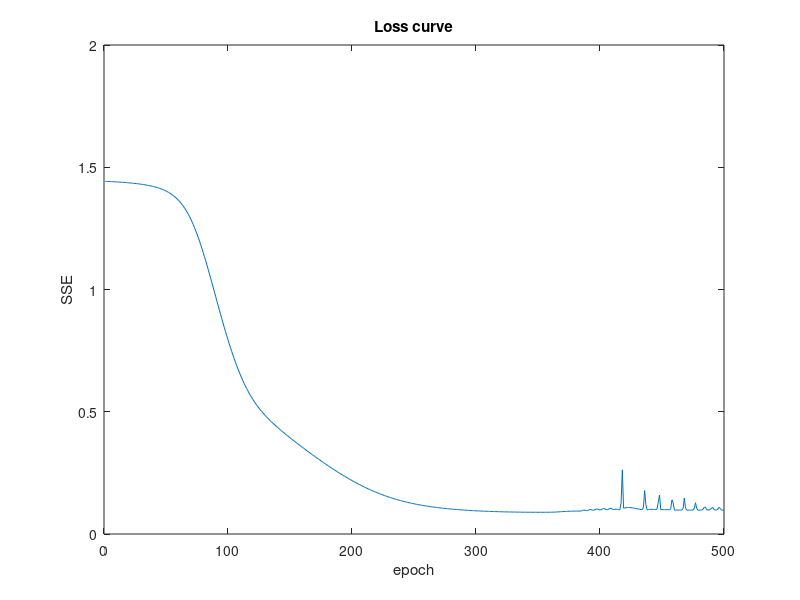
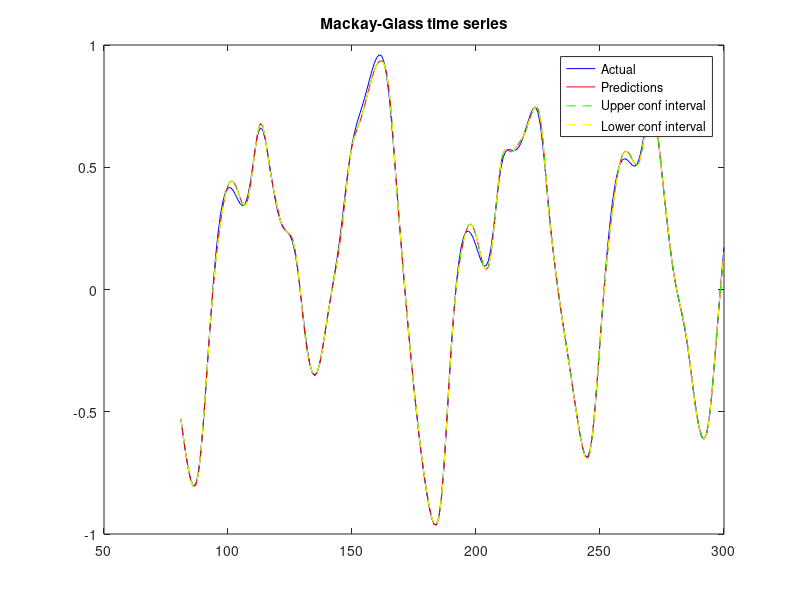

The MATLAB script that drew these images, in order: (Note: this script raises an error after producing the figures.)
%% Original Batch Learning Code

% This is the original batch learning code provided in the coursework
% brief. It is included here in order to provide a comparison of the
% results.

% Set the random seed to default in order to compare batch learning
% version, matrix incremental version, and looped incremental version
rng('default')

% test_dnn.m
%clear all;

T  = 500; Nu = 100; b = 0.1; c = 0.2; tau = 17;
% Initial values obtained by a random function
xi = [ 0.401310 0.953833 0.174821 0.572708 0.971513 0.109872 0.388265 ...
      0.942936 0.213617 0.666899 0.881914 0.413442 0.962755 0.142354 ...
      0.484694 0.991570 0.033185 0.127373 0.441263 0.978804]'; 
% Mackay-Glass time series generation
for t = 20:T+49
  xi(t+1) = xi(t)+c*xi(t-tau)/(1+xi(t-tau).^10)-b*xi(t);
end
xi(1:50) = [];
%--------------------------------------------------------------------------
relNums=xi(100:T,1); %ynrmv=mean(relNums(:)); sigy=std(relNums(:)); 
nrmY=relNums; %nrmY=(relNums(:)-ynrmv)./sigy; 
ymin=min(nrmY(:)); ymax=max(nrmY(:)); 
relNums=2.0*((nrmY-ymin)/(ymax-ymin)-0.5);
% create a matrix of lagged values for a time series vector
Ss=relNums';
idim=10; % input dimension
odim=length(Ss)-idim; % output dimension
for i=1:odim
   y(i)=Ss(i+idim);
   for j=1:idim
       x(i,j) = Ss(i-j+idim); %x(i,idim-j+1) = Ss(i-j+idim);
   end
end
examples = x'; targets = y; NHID = 5; prnout = targets;
[NINP,NPATS] = size(examples); [NOUT,NP] = size(targets);
%
eta = 0.0001; L = 0.02; inputs = [examples;ones(1,NPATS)]; sig = ones(1,NP); 
w1 = 0.5*(rand(NHID,1+NINP)-0.5); w1s = 0.5*(rand(NHID,1+NINP)-0.5);
w2 = 0.5*(rand(1,1+NHID)-0.5); w2s = 0.5*(rand(1,1+NHID)-0.5); 
% Phase 1
for epoch = 1:200
  % Forward propagation (mean network):
  sum1 = w1*inputs; hidden = tanh(sum1);
  sum2 = w2*[hidden;ones(1,NPATS)]; out = sum2; 
  % Backpropagation (mean network):
  error = targets-out; sse = sum(sum(error.^2)); 
  bout = error./sig; 
  bp = (w2'*bout);
  bh = (1.0-hidden.^2).*bp(1:end-1,:);
  % Computing weight deltas (mean network):
  dW2 = bout*[hidden;ones(1,NPATS)]'; 
  dW1 = bh*inputs';
  % Updating the weights (mean network):
  w2 = w2+eta*dW2; 
  w1 = w1+eta*dW1;
end
% Phase 2
etas = 0.00001;
for epoch = 1:200
  % Forward propagation (variance network):
  sum1s = w1s*inputs; hiddens = tanh(sum1s);
  sum2s = w2s*[hiddens;ones(1,NPATS)]; sig = exp(sum2s); 
  % Backpropagation (variance network): 
  bouts = ((error.*error)./sig-1.0)/2;
  bps = (w2s'*bouts);
  bhs = (1.0-hiddens.^2).*bps(1:end-1,:);
  % Computing weight deltas (variance network):
  dW2s = bouts*[hiddens;ones(1,NPATS)]'; 
  dW1s = bhs*inputs';
  % Updating the weights (variance network):
  w2s = w2s+etas*dW2s; 
  w1s = w1s+etas*dW1s;
end
% Phase 3
for epoch = 1:500
  sum1 = w1*inputs; hidden = tanh(sum1);
  sum2 = w2*[hidden;ones(1,NPATS)]; out = sum2; 
  error = targets-out; sse = sum(sum(error.^2)); if (sse<L), break, end
  bout = error./sig; 
  bp = (w2'*bout);
  bh = (1.0-hidden.^2).*bp(1:end-1,:);
  dW2 = bout*[hidden;ones(1,NPATS)]'; 
  dW1 = bh*inputs';
  w2 = w2+eta*dW2; 
  w1 = w1+eta*dW1;
  sum1s = w1s*inputs; hiddens = tanh(sum1s);
  sum2s = w2s*[hiddens;ones(1,NPATS)]; sig = exp(sum2s); outs = sig;
  bouts = ((error.*error)./sig-1.0)/2;
  bps = (w2s'*bouts);
  bhs = (1.0-hiddens.^2).*bps(1:end-1,:);
  dW2s = bouts*[hiddens;ones(1,NPATS)]'; 
  dW1s = bhs*inputs';
  w2s = w2s+etas*dW2s; 
  w1s = w1s+etas*dW1s;
end
% Display the number or epochs (to see if early stopping has occurred)
fprintf('No. epochs run (batch version): %f\n', epoch);
% Display the final error in order to compare models
fprintf('Final error (batch version): %f\n', sse);
prnout = out; conf1 = prnout+1.645*(outs); conf2 = prnout-1.645*(outs);
plot([81:300],targets(81:300),'b',[81:300],prnout(81:300),'r',...
     [81:300],conf1(81:300),'g',[81:300],conf2(81:300),'g')
title('Mackay-Glass time series')

%% Clear workspace

clear
%% Matrix Incremental Version

% My work begins here.

% Set the random seed to default in order to compare batch learning version,
% matrix incremental version, and looped incremental version
rng('default')

% Code below lifted directly from coursework brief
% Here we generate artificial data using the Mackey-Glass equation. T is the
% number of inputs, Nu is not actually used in this case, and b, c, tau and
% xi are used in conjunction with the equation to generate the values.
T = 500; Nu = 100; b = 0.1; c = 0.2; tau = 17;
xi = [ 0.401310 0.953833 0.174821 0.572708 0.971513 0.109872 0.388265...
       0.942936 0.213617 0.666899 0.881914 0.413442 0.962755 0.142354...
       0.484694 0.991570 0.033185 0.127373 0.441263 0.978804]';
% xi is filled with values from the Mackey-Glass equation (up to position
% 549) before the first 50 values are dropped  
for t = 20:T+49
    xi(t+1) = xi(t)+c*xi(t-tau)/(1+xi(t-tau).^10)-b*xi(t);
end
xi(1:50) = [];
%--------------------------------------------------------------------------
% relNums is a 401x1 vector of values from xi from position 100 to 500
relNums=xi(100:T,1); 
nrmY=relNums;
% We then normalise the values in relNums/nrmY using min-max normalisation,
% and by subtracting 0.5 and multiplying by 2 to get values between -1 and
% 1.
ymin=min(nrmY(:)); ymax=max(nrmY(:));
relNums=2.0*((nrmY-ymin)/(ymax-ymin)-0.5);
% Ss (1x401 vector) is set to the transpose of the normalised values
Ss=relNums';
idim=10;
odim=length(Ss)-idim; 
% Create a vector (y) and matrix (x) to hold our targets and inputs
% respectively. y is a 1x391 vector and x is a 391x10 matrix, meaning each
% single example consists of 10 input values, and we are using 391 examples
% in total.
for i=1:odim
    y(i)=Ss(i+idim);
    for j=1:idim
        x(i,j) = Ss(i-j+idim); 
       end
end
% Set examples to be the transpose of x, targets to be the vector y, NHID 
% (number of hidden nodes) to be 5, prnout to be the targets (y), NINP
% (number of inputs) to be the row size of % examples (10), NPATS
% (number of patterns) to be the column size of % examples (391),
% NOUT (number of outputs) to be the row size of targets % (1) and  NP 
% (number of output patterns) to be the column size of targets (391).
examples = x'; targets = y; NHID = 5; prnout = targets;
[NINP,NPATS] = size(examples); [NOUT,NP] = size(targets);
% Phase 1
% Our neural network is made up of two sections, one which learns the mean 
% and one which learns the variance. Phase 1 learns the mean, which is a 
% prediction of the next value in the series.
% eta is the learning rate used when updating the weights. L is the
% training threshold - if the sum of squared errors in phase 3 falls below
% this value, training will stop early.
% inputs is the inputs that will be fed into the network. It consists of
% the examples matrix created above, plus a value of 1 for each column, 
% resulting in a 11x391 matrix. This 1 represents the bias.
% sig is initialised as a 1x391 vector of 1s. This will be used as the
% output of the variance section of the network.
% w1 is a 5x11 matrix of weights for the input to hidden nodes for phase 1.
% Initial values are generated between 0 and 1, and then set to values
% between -0.25 and +0.25 (as we don't want the weights to be too large or
% too small initially). w1s is similarly a 5x11 matrix of initialised
% weights for the input to hidden nodes, this time for phase 2 (the
% variance phase). 5 represents the number of hidden nodes, and 11
% represents the number of inputs plus 1 bias term.
% w2 and w2s are 1x6 vectors representing the weights from hidden to output
% for phase 1 and phase 2 respectively. 1 represents the number of output
% nodes and 6 represents the number of hidden nodes plus 1 bias term.
eta = 0.001; L = 0.02; inputs = [examples;ones(1,NPATS)]; sig = ones(1,NP);
w1 = 0.5*(rand(NHID,1+NINP)-0.5); w1s = 0.5*(rand(NHID,1+NINP)-0.5);
w2 = 0.5*(rand(1,1+NHID)-0.5); w2s = 0.5*(rand(1,1+NHID)-0.5);
% We now train the mean section of the network for 200 epochs.
for epoch = 1:200
    % First we do the forward propagation, setting sum1 to be the input
    % to hidden weights multiplied by the inputs, using the tanh
    % activation function on sum1 at the hidden layer (hidden), and then
    % calculating the final output as the hidden to output weights 
    % multiplied by hidden (with appended ones). 
    sum1 = w1*inputs; hidden = tanh(sum1);
    sum2 = w2*[hidden;ones(1,NPATS)]; out = sum2;
    % To perform the backpropagation, we calculate the error by subtracting
    % the outputs of the network from the targets (correct values), before
    % calculating the sum of squared errors. 
    error = targets-out; sse = sum(sum(error.^2));
    % We set bout to error
    bout = error;
    % Multiplying bout by the transpose of the weights from hidden to output
    % gives the back propagated error (bp). We then multiply this by the
    % derivative of the activation function at the hidden layer (bh). 
    bp = (w2'*bout);
    bh = (1.0-hidden.^2).*bp(1:end-1,:);
    % To get the gradient for updating the hidden to output weights, we
    % multiply the error (bout) by the output of the hidden layer (hidden)
    % appended with ones. 
    dW2 = bout*[hidden;ones(1,NPATS)]';
    % To get the gradient for updating the input to hidden weights, we
    % multiply bh by the input values.
    dW1 = bh*inputs';
    % Finally, we update the weights using the gradients and the learning
    % rates defined earlier.
    w2 = w2+eta*dW2;
    w1 = w1+eta*dW1;
end
% Phase 2
% Phase 2 calculates the variance, which gives and indication of how
% confident we are in the prediction of the mean section of the network
% (phase 1). Again, we set a learning rate for the weight updates, and run
% the training for 200 epochs.
etas = 0.00001;
for epoch = 1:200
  % This is the forward propagation step, which is almost identical to
  % phase 1. The only difference here is that the output node outputs the
  % exponent of sum2s. This is assigned to the variable sig.
  sum1s = w1s*inputs; hiddens = tanh(sum1s);
  sum2s = w2s*[hiddens;ones(1,NPATS)]; sig = exp(sum2s);
  % bouts here is the square of the error divided by the output of the
  % network minus 1, divided by 2.
  bouts = ((error.*error)./sig-1.0)/2;
  % The remaining values are calculated in the same way as for phase 1.
  bps = (w2s'*bouts);
  bhs = (1.0-hiddens.^2).*bps(1:end-1,:);
  dW2s = bouts*[hiddens;ones(1,NPATS)]'; 
  dW1s = bhs*inputs';
  w2s = w2s+etas*dW2s; 
  w1s = w1s+etas*dW1s;
end
% Phase 3
% Phase 3 trains both sections of the network together. This section of
% code demonstrates the matrix incremental version.
% We set new learning rates for phase 3. I found the best results were
% obtained by using separate learning rates for phase 1&2 versus phase 3.
% After trying several learning rates, I found these values to give the
% lowest error.
eta_p3 = 0.000013;
etas_p3 = 0.00014;
% Because we are training the network incrementally, we initialise vectors 
% to hold the values of out, outs and error after each loop
final_out = zeros(1,391);
final_outs = zeros(1,391);
final_error = zeros(1,391);
% We will also keep track of the SSE for each epoch in order to plot a loss
% curve. We initialise a vector with zeros.
ongoing_sse = zeros(500,1);
% We run the training in phase 3 for 500 epochs
for epoch = 1:500
    % Instead of using all of the inputs examples at once, this time we loop
    % through each example one at a time
    for e = 1:NPATS
        % Use the e-th input to calculate sum1, hidden, sum2 and out (in 
        % the same manner as phase 1)
        sum1 = w1*inputs(:,e); hidden = tanh(sum1);
        sum2 = w2*[hidden;ones(1,1)]; out = sum2;
        % Use the e-th traget to calculate the error
        error = targets(e)-out;
        % In phase 3, bout is caluclated as the error divided by the e-th
        % value of sig (the output of phase 2)
        bout = error./sig(e);
        % bp, bh, dW2 and dW1 are all calculated as per phase 3(expect here
        % only using one input example)
        bp = (w2'*bout);
        bh = (1.0-hidden.^2).*bp(1:end-1,:);
        dW2 = bout*[hidden;ones(1,1)]';
        dW1 = bh*inputs(:,e)';
        % Use the phase 3 learning rates to calculate the new weights
        w2 = w2+eta_p3*dW2;
        w1 = w1+eta_p3*dW1;
        % We then move directly on to the second section of the network 
        % during the same epoch. Again, the forward propagation and 
        % backward propagation are performed in essentially the same way as
        % explained above in phase 2, except that here we are only using 
        % one input example.
        sum1s = w1s*inputs(:,e); hiddens = tanh(sum1s);
        % We set outs to be the output of the variance section of the
        % network.
        sum2s = w2s*[hiddens;ones(1,1)]; sig(e) = exp(sum2s); outs=sig(e);
        % Again, the remaining variables are calculated in the same way as
        % phase 2 expect using only one input example. The new learning
        % rates are used to update the weights.
        bouts = ((error.*error)./sig(e)-1.0)/2;
        bps = (w2s'*bouts);
        bhs = (1.0-hiddens.^2).*bps(1:end-1,:);
        dW2s = bouts*[hiddens;ones(1,1)]';
        dW1s = bhs*inputs(:,e)';
        w2s = w2s+etas_p3*dW2s;
        w1s = w1s+etas_p3*dW1s;
        % Finally, we update the values of final_out using the out from
        % the mean section of the network. These are our predictions.
        % final_outs is updated with the output (outs) of the variance
        % section of the network. final_error is updated using the error
        % calculated in the mean section of the network.
        final_out(e) = out;
        final_outs(e) = outs;
        final_error(e) = error;  
    end
    % After passing each input example through the network, we calculate
    % the final sum of squares error using the final_error vector. This
    % gets updated for each epoch. If the SSE is less than the threshold at
    % the end of any one epoch, training is stopped early.
    sse = sum(sum(final_error.^2)); if (sse<L), break, end
    % We also update the ongoing_sse vector with the SSE from that epoch
    ongoing_sse(epoch) = sse;
end
% We display the number or epochs in order to see if early stopping has
% occurred
fprintf('No. epochs run (matrix version): %f\n', epoch);
% We display the final error in order to compare models
fprintf('Final error (matrix version): %f\n', sse);
% We can plot the loss curve using our ongoing_sse vector to see how 
% the loss reduces as training goes on
plot(ongoing_sse)
% Add a title and labels to the plot
title('Loss curve')
xlabel('epoch')
ylabel('SSE')
% Next, we plot the predictions (red) along with the targets (correct 
% values, blue) for the 81st to 300th values. We also plot the 95%
% confidence intervals (z = 1.645, green and yellow, dashed lines) using 
% the variance % values calculated by the variance section of the network.
prnout = final_out; conf1 = prnout+1.645*(final_outs); 
conf2 = prnout-1.645*(final_outs);
figure; plot([81:300],targets(81:300),'b',[81:300],prnout(81:300),'r',...
    [81:300],conf1(81:300),'g--',[81:300],conf2(81:300),'y--')
% A title and legend are added to the plot
title('Mackay-Glass time series')
legend('Actual', 'Predictions', 'Upper conf interval', 'Lower conf interval')

%% Clear workspace

clear
%% Loop Incremental Version

% This section implements the incremental training version of the code, but
% instead of using matrix multiplication in phase 3, it uses for loops.

% For a full explanation of each step in the code, please see the matrix
% incremental version above this section.

% Again, we se the random seed to default in order to compare versions.
rng('default')

% As with the matreix version above, the code below is taken directly from
% the coursework brief. My code begins at phase 3.
T = 500; Nu = 100; b = 0.1; c = 0.2; tau = 17;
xi = [ 0.401310 0.953833 0.174821 0.572708 0.971513 0.109872 0.388265...
       0.942936 0.213617 0.666899 0.881914 0.413442 0.962755 0.142354...
       0.484694 0.991570 0.033185 0.127373 0.441263 0.978804]';
for t = 20:T+49
    xi(t+1) = xi(t)+c*xi(t-tau)/(1+xi(t-tau).^10)-b*xi(t);
end
xi(1:50) = [];

relNums=xi(100:T,1); 
nrmY=relNums;
ymin=min(nrmY(:)); ymax=max(nrmY(:));
relNums=2.0*((nrmY-ymin)/(ymax-ymin)-0.5);

Ss=relNums';
idim=10;
odim=length(Ss)-idim; 
for i=1:odim
    y(i)=Ss(i+idim);
    for j=1:idim
        x(i,j) = Ss(i-j+idim); 
       end
end
examples = x'; targets = y; NHID = 5; prnout = targets;
[NINP,NPATS] = size(examples); [NOUT,NP] = size(targets);
% Phase 1
eta = 0.001; L = 0.02; inputs = [examples;ones(1,NPATS)]; sig = ones(1,NP);
w1 = 0.5*(rand(NHID,1+NINP)-0.5); w1s = 0.5*(rand(NHID,1+NINP)-0.5);
w2 = 0.5*(rand(1,1+NHID)-0.5); w2s = 0.5*(rand(1,1+NHID)-0.5);

for epoch = 1:200
    sum1 = w1*inputs; hidden = tanh(sum1);
    sum2 = w2*[hidden;ones(1,NPATS)]; out = sum2;
    error = targets-out; sse = sum(sum(error.^2));
    bout = error./sig;
    bp = (w2'*bout);
    bh = (1.0-hidden.^2).*bp(1:end-1,:);
    dW2 = bout*[hidden;ones(1,NPATS)]';
    dW1 = bh*inputs';
    w2 = w2+eta*dW2;
    w1 = w1+eta*dW1;
end
% Phase 2
etas = 0.00001;
for epoch = 1:200
  sum1s = w1s*inputs; hiddens = tanh(sum1s);
  sum2s = w2s*[hiddens;ones(1,NPATS)]; sig = exp(sum2s); 
  bouts = ((error.*error)./sig-1.0)/2;
  bps = (w2s'*bouts);
  bhs = (1.0-hiddens.^2).*bps(1:end-1,:);
  dW2s = bouts*[hiddens;ones(1,NPATS)]'; 
  dW1s = bhs*inputs';
  w2s = w2s+etas*dW2s; 
  w1s = w1s+etas*dW1s;
end

% Phase 3
% As above, separate learning rates are used for phase 3 and vectors are
% initialised for the final values
eta_p3 = 0.000013;
etas_p3 = 0.00014;
final_out = zeros(1,391);
final_outs = zeros(1,391);
final_error = zeros(1,391);
ongoing_sse = zeros(500,1);
for epoch = 1:500
    % Loop through each input
    for e = 1:NPATS
        % Set input to equal the e-th input
        input = inputs(:,e);
        % Because we are using for loops rather than matrix multiplication,
        % we must first initialise the vector. We initialise the vector with
        % zeros. These values will be updated in the for loop.
        sum1 = zeros(NHID,1);
        % We now loop through the values in each row of the weights matrix,
        % multiplying by the corresponding element in the column of the
        % input vector and summing the resultant values to get the correct
        % value for each row of the sum1 vector
        for i=1:height(sum1)
            for j=1:width(sum1)
                for k=1:height(input)
                    sum1(i,j) = sum1(i,j)+w1(i,k)*input(k,j);
                end 
            end 
        end
        hidden = tanh(sum1);
        % Initialise sum2 with 0
        sum2 = zeros(1,1);
        % Create hidden_extended vector, consisting of hidden plus a row
        % of 1
        hidden_extended = [hidden;ones(1,1)];
        % As above, loop through values of w2 and hidden_extended,
        % multiplying and summing, to get value for sum2
        for i=1:height(sum2)
            for j=1:width(sum2)
                for k=1:height(hidden_extended)
                    sum2(i,j) = sum2(i,j)+w2(i,k)*hidden_extended(k,j);
                end 
            end 
        end
        out = sum2;
        error = targets(e)-out;
        bout = error./sig(e);
        % Initialise bp
        bp = zeros(NHID+1,1);
        % Create new variable for w2 transpose
        w2t = w2';
        % Perform matrix multiplication with for loop
        for i=1:height(bp)
            for j=1:width(bp)
                for k=1:height(bout)
                    bp(i,j) = bp(i,j)+w2t(i,k)*bout(k,j);
                end 
            end 
        end
        bh = (1.0-hidden.^2).*bp(1:end-1,:);
        % Initialise dW2 and create hidden_extended_t from tranposes of
        % hidden with appended 1
        dW2 = zeros(1,NHID+1);
        hidden_extended_t = [hidden;ones(1,1)]';
        % Perform matrix multiplication with for loop
        for i=1:height(dW2)
            for j=1:width(dW2)
                for k=1:height(hidden_extended_t)
                    dW2(i,j) = dW2(i,j)+bout(i,k)*hidden_extended_t(k,j);
                end
            end
        end
        % Initalise dW1 and create input_t from transpose of
        % input
        input_t=input';
        dW1 = zeros(NHID,NINP+1);
        % Perform matrix multiplication with for loop
        for i=1:height(dW1)
            for j=1:width(dW1)
                for k=1:height(input_t)
                    dW1(i,j) = dW1(i,j)+bh(i,k)*input_t(k,j);
                end
            end
        end
        % Use the phase 3 learning rates to calculate the new weights
        w2 = w2+eta_p3*dW2;
        w1 = w1+eta_p3*dW1;
        % Initialise sum1s
        sum1s = zeros(NHID,1);
        % Perform matrix multiplication with for loop
        for i=1:height(sum1s)
            for j=1:width(sum1s)
                for k=1:height(input)
                    sum1s(i,j) = sum1s(i,j)+w1s(i,k)*input(k,j);
                end 
            end 
        end
        hiddens = tanh(sum1s);
        % Initialise sum2s with zero and create hidden_extended vector as
        % above
        sum2s = zeros(1,1);
        hiddens_extended = [hiddens;ones(1,1)];
        % Perform matrix multiplication with for loop
        for i=1:height(sum2s)
            for j=1:width(sum2s)
                for k=1:height(hiddens_extended)
                    sum2s(i,j) = sum2s(i,j)+w2s(i,k)*hiddens_extended(k,j);
                end 
            end 
        end
        sig(e) = exp(sum2s); outs = sig(e);
        bouts = ((error.*error)./sig(e)-1.0)/2;
        % Initialise bps with zeros and create new variable for w2s
        % transpose as above
        bps = zeros(NHID+1,1);
        w2st = w2s';
        % Perform matrix multiplication with for loop
        for i=1:height(bps)
            for j=1:width(bps)
                for k=1:height(bouts)
                    bps(i,j) = bps(i,j)+w2st(i,k)*bouts(k,j);
                end 
            end 
        end        
        bhs = (1.0-hiddens.^2).*bps(1:end-1,:);
        % Initalise dW2s and create hiddens_extended_t from tranposes of
        % hiddens with appended 1
        dW2s = zeros(1,NHID+1);
        hiddens_extended_t = [hiddens;ones(1,1)]';
        % Perform matrix multiplication with for loop
        for i=1:height(dW2s)
            for j=1:width(dW2s)
                for k=1:height(hiddens_extended_t)
                    dW2s(i,j) = dW2s(i,j)+bouts(i,k)*hiddens_extended_t(k,j);
                end
            end
        end
        % Initialise dW1s and create input_t from transpose of
        % input
        input_t=input';
        dW1s = zeros(NHID,NINP+1);
        % Perform matrix multiplication with for loop
        for i=1:height(dW1s)
            for j=1:width(dW1s)
                for k=1:height(input_t)
                    dW1s(i,j) = dW1s(i,j)+bhs(i,k)*input_t(k,j);
                end
            end
        end
        % Use the phase 3 learning rates to calculate the new weights
        w2s = w2s+etas_p3*dW2s;
        w1s = w1s+etas_p3*dW1s;
        % Assign the value for out as the e-th value in the final_out
        % vector. Repeat for final_outs and final_error
        final_out(e) = out;
        final_outs(e) = outs;
        final_error(e) = error;
    end
    % Calculate the final sse from the final_error vector and update the
    % ongoing_see vector
    sse = sum(sum(final_error.^2)); if (sse<L), break, end
    ongoing_sse(epoch) = sse;
end
% Display the number or epochs (to see if early stopping has occurred)
fprintf('No. epochs run (loop version): %f\n', epoch);
% Display the final error in order to compare models
fprintf('Final error (loop version): %f\n', sse);
% As can be seen from the output display, the full 500 epochs are run for
% all three implementations. However, the overall performance of the 
% incremental versions is better than the batch training version (also note
% - the results for the matrix incremental implementation and the looped
% incremental implementation are the same, as expected).
% With the original learning rates for the batch training version,
% after 500 epochs of phase three, the SSE = 1.484471. With those same
% learning rates for the incremental version, the SSE is 0.791047. With the
% phase three learning rates set as above, the batch version has
% SSE = 1.031847. The incremental version has SSE = 0.054371 (see output).
% We do see early stopping if we change the threshold to 0.1. In this case,
% the incremental version stops after 302 epochs. The batch version does
% not stop early. Clearly, the incremental version is performing better
% than the batch version. However, it is slightly slower to run, especially
% the looped version.
% Graphs for each implementation can be viewed by running the separate
% sections above. They are also included as jpeg files in the zip file
% submission.
plot(ongoing_sse)
title('Loss curve')
xlabel('epoch')
ylabel('SSE')
prnout = final_out; conf1 = prnout+1.645*(final_outs); 
conf2 = prnout-1.645*(final_outs);
figure; plot([81:300],targets(81:300),'b',[81:300],prnout(81:300),'r',...
    [81:300],conf1(81:300),'g--',[81:300],conf2(81:300),'y--')
title('Mackay-Glass time series')
legend('Actual', 'Predictions', 'Upper conf interval', 'Lower conf interval')